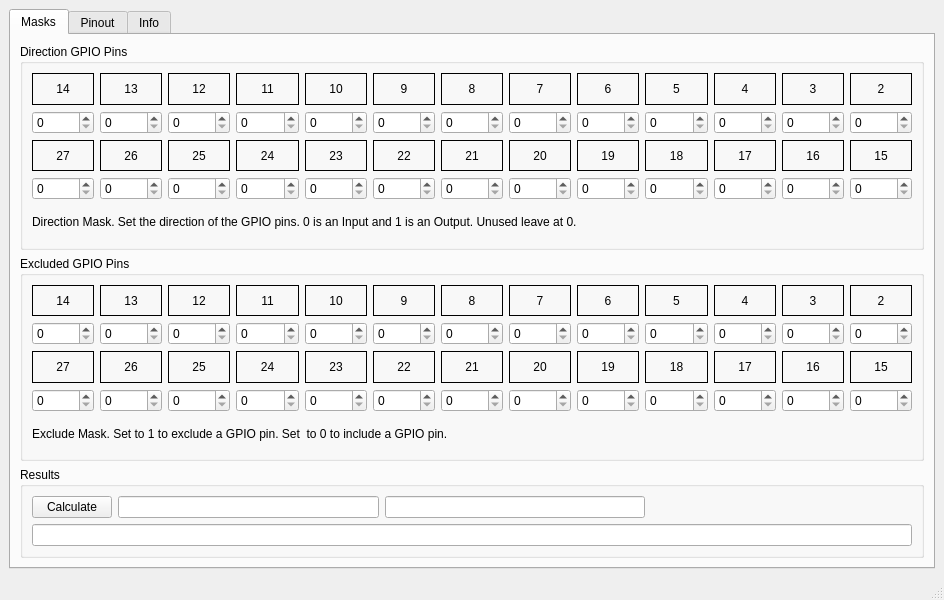
<?xml version="1.0" encoding="UTF-8"?>
<ui version="4.0">
 <class>MainWindow</class>
 <widget class="QMainWindow" name="MainWindow">
  <property name="geometry">
   <rect>
    <x>0</x>
    <y>0</y>
    <width>944</width>
    <height>600</height>
   </rect>
  </property>
  <property name="windowTitle">
   <string>MainWindow</string>
  </property>
  <widget class="QWidget" name="centralwidget">
   <layout class="QGridLayout" name="gridLayout">
    <item row="0" column="0">
     <widget class="QTabWidget" name="tabWidget">
      <property name="currentIndex">
       <number>0</number>
      </property>
      <widget class="QWidget" name="tab">
       <attribute name="title">
        <string>Masks</string>
       </attribute>
       <layout class="QGridLayout" name="gridLayout_6">
        <item row="1" column="0">
         <widget class="QGroupBox" name="groupBox_2">
          <property name="title">
           <string>Excluded GPIO Pins</string>
          </property>
          <layout class="QGridLayout" name="gridLayout_3">
           <item row="2" column="8">
            <widget class="QLabel" name="label_44">
             <property name="frameShape">
              <enum>QFrame::Box</enum>
             </property>
             <property name="text">
              <string>19</string>
             </property>
             <property name="alignment">
              <set>Qt::AlignCenter</set>
             </property>
            </widget>
           </item>
           <item row="2" column="2">
            <widget class="QLabel" name="label_39">
             <property name="frameShape">
              <enum>QFrame::Box</enum>
             </property>
             <property name="text">
              <string>25</string>
             </property>
             <property name="alignment">
              <set>Qt::AlignCenter</set>
             </property>
            </widget>
           </item>
           <item row="2" column="10">
            <widget class="QLabel" name="label_52">
             <property name="frameShape">
              <enum>QFrame::Box</enum>
             </property>
             <property name="text">
              <string>17</string>
             </property>
             <property name="alignment">
              <set>Qt::AlignCenter</set>
             </property>
            </widget>
           </item>
           <item row="0" column="4">
            <widget class="QLabel" name="label_35">
             <property name="frameShape">
              <enum>QFrame::Box</enum>
             </property>
             <property name="text">
              <string>10</string>
             </property>
             <property name="alignment">
              <set>Qt::AlignCenter</set>
             </property>
            </widget>
           </item>
           <item row="1" column="12">
            <widget class="QSpinBox" name="excludeSP_0">
             <property name="maximum">
              <number>1</number>
             </property>
            </widget>
           </item>
           <item row="0" column="12">
            <widget class="QLabel" name="label_31">
             <property name="frameShape">
              <enum>QFrame::Box</enum>
             </property>
             <property name="text">
              <string>2</string>
             </property>
             <property name="alignment">
              <set>Qt::AlignCenter</set>
             </property>
            </widget>
           </item>
           <item row="0" column="8">
            <widget class="QLabel" name="label_32">
             <property name="frameShape">
              <enum>QFrame::Box</enum>
             </property>
             <property name="text">
              <string>6</string>
             </property>
             <property name="alignment">
              <set>Qt::AlignCenter</set>
             </property>
            </widget>
           </item>
           <item row="2" column="5">
            <widget class="QLabel" name="label_41">
             <property name="frameShape">
              <enum>QFrame::Box</enum>
             </property>
             <property name="text">
              <string>22</string>
             </property>
             <property name="alignment">
              <set>Qt::AlignCenter</set>
             </property>
            </widget>
           </item>
           <item row="1" column="8">
            <widget class="QSpinBox" name="excludeSP_4">
             <property name="maximum">
              <number>1</number>
             </property>
            </widget>
           </item>
           <item row="2" column="4">
            <widget class="QLabel" name="label_45">
             <property name="frameShape">
              <enum>QFrame::Box</enum>
             </property>
             <property name="text">
              <string>23</string>
             </property>
             <property name="alignment">
              <set>Qt::AlignCenter</set>
             </property>
            </widget>
           </item>
           <item row="0" column="9">
            <widget class="QLabel" name="label_33">
             <property name="frameShape">
              <enum>QFrame::Box</enum>
             </property>
             <property name="text">
              <string>5</string>
             </property>
             <property name="alignment">
              <set>Qt::AlignCenter</set>
             </property>
            </widget>
           </item>
           <item row="1" column="10">
            <widget class="QSpinBox" name="excludeSP_2">
             <property name="maximum">
              <number>1</number>
             </property>
            </widget>
           </item>
           <item row="1" column="6">
            <widget class="QSpinBox" name="excludeSP_6">
             <property name="maximum">
              <number>1</number>
             </property>
            </widget>
           </item>
           <item row="2" column="12">
            <widget class="QLabel" name="label_50">
             <property name="frameShape">
              <enum>QFrame::Box</enum>
             </property>
             <property name="text">
              <string>15</string>
             </property>
             <property name="alignment">
              <set>Qt::AlignCenter</set>
             </property>
            </widget>
           </item>
           <item row="2" column="7">
            <widget class="QLabel" name="label_46">
             <property name="frameShape">
              <enum>QFrame::Box</enum>
             </property>
             <property name="text">
              <string>20</string>
             </property>
             <property name="alignment">
              <set>Qt::AlignCenter</set>
             </property>
            </widget>
           </item>
           <item row="2" column="11">
            <widget class="QLabel" name="label_51">
             <property name="frameShape">
              <enum>QFrame::Box</enum>
             </property>
             <property name="text">
              <string>16</string>
             </property>
             <property name="alignment">
              <set>Qt::AlignCenter</set>
             </property>
            </widget>
           </item>
           <item row="1" column="9">
            <widget class="QSpinBox" name="excludeSP_3">
             <property name="maximum">
              <number>1</number>
             </property>
            </widget>
           </item>
           <item row="0" column="5">
            <widget class="QLabel" name="label_29">
             <property name="frameShape">
              <enum>QFrame::Box</enum>
             </property>
             <property name="text">
              <string>9</string>
             </property>
             <property name="alignment">
              <set>Qt::AlignCenter</set>
             </property>
            </widget>
           </item>
           <item row="0" column="6">
            <widget class="QLabel" name="label_34">
             <property name="frameShape">
              <enum>QFrame::Box</enum>
             </property>
             <property name="text">
              <string>8</string>
             </property>
             <property name="alignment">
              <set>Qt::AlignCenter</set>
             </property>
            </widget>
           </item>
           <item row="2" column="9">
            <widget class="QLabel" name="label_43">
             <property name="frameShape">
              <enum>QFrame::Box</enum>
             </property>
             <property name="text">
              <string>18</string>
             </property>
             <property name="alignment">
              <set>Qt::AlignCenter</set>
             </property>
            </widget>
           </item>
           <item row="0" column="3">
            <widget class="QLabel" name="label_36">
             <property name="frameShape">
              <enum>QFrame::Box</enum>
             </property>
             <property name="text">
              <string>11</string>
             </property>
             <property name="alignment">
              <set>Qt::AlignCenter</set>
             </property>
            </widget>
           </item>
           <item row="2" column="0">
            <widget class="QLabel" name="label_38">
             <property name="frameShape">
              <enum>QFrame::Box</enum>
             </property>
             <property name="text">
              <string>27</string>
             </property>
             <property name="alignment">
              <set>Qt::AlignCenter</set>
             </property>
            </widget>
           </item>
           <item row="0" column="7">
            <widget class="QLabel" name="label_30">
             <property name="frameShape">
              <enum>QFrame::Box</enum>
             </property>
             <property name="text">
              <string>7</string>
             </property>
             <property name="alignment">
              <set>Qt::AlignCenter</set>
             </property>
            </widget>
           </item>
           <item row="1" column="7">
            <widget class="QSpinBox" name="excludeSP_5">
             <property name="maximum">
              <number>1</number>
             </property>
            </widget>
           </item>
           <item row="1" column="5">
            <widget class="QSpinBox" name="excludeSP_7">
             <property name="maximum">
              <number>1</number>
             </property>
            </widget>
           </item>
           <item row="0" column="10">
            <widget class="QLabel" name="label_27">
             <property name="frameShape">
              <enum>QFrame::Box</enum>
             </property>
             <property name="text">
              <string>4</string>
             </property>
             <property name="alignment">
              <set>Qt::AlignCenter</set>
             </property>
            </widget>
           </item>
           <item row="2" column="6">
            <widget class="QLabel" name="label_53">
             <property name="frameShape">
              <enum>QFrame::Box</enum>
             </property>
             <property name="text">
              <string>21</string>
             </property>
             <property name="alignment">
              <set>Qt::AlignCenter</set>
             </property>
            </widget>
           </item>
           <item row="2" column="3">
            <widget class="QLabel" name="label_42">
             <property name="frameShape">
              <enum>QFrame::Box</enum>
             </property>
             <property name="text">
              <string>24</string>
             </property>
             <property name="alignment">
              <set>Qt::AlignCenter</set>
             </property>
            </widget>
           </item>
           <item row="0" column="11">
            <widget class="QLabel" name="label_28">
             <property name="frameShape">
              <enum>QFrame::Box</enum>
             </property>
             <property name="text">
              <string>3</string>
             </property>
             <property name="alignment">
              <set>Qt::AlignCenter</set>
             </property>
            </widget>
           </item>
           <item row="2" column="1">
            <widget class="QLabel" name="label_40">
             <property name="frameShape">
              <enum>QFrame::Box</enum>
             </property>
             <property name="text">
              <string>26</string>
             </property>
             <property name="alignment">
              <set>Qt::AlignCenter</set>
             </property>
            </widget>
           </item>
           <item row="0" column="2">
            <widget class="QLabel" name="label_26">
             <property name="frameShape">
              <enum>QFrame::Box</enum>
             </property>
             <property name="text">
              <string>12</string>
             </property>
             <property name="alignment">
              <set>Qt::AlignCenter</set>
             </property>
            </widget>
           </item>
           <item row="1" column="4">
            <widget class="QSpinBox" name="excludeSP_8">
             <property name="maximum">
              <number>1</number>
             </property>
            </widget>
           </item>
           <item row="1" column="11">
            <widget class="QSpinBox" name="excludeSP_1">
             <property name="maximum">
              <number>1</number>
             </property>
            </widget>
           </item>
           <item row="0" column="0">
            <widget class="QLabel" name="label_15">
             <property name="frameShape">
              <enum>QFrame::Box</enum>
             </property>
             <property name="text">
              <string>14</string>
             </property>
             <property name="alignment">
              <set>Qt::AlignCenter</set>
             </property>
            </widget>
           </item>
           <item row="0" column="1">
            <widget class="QLabel" name="label_37">
             <property name="frameShape">
              <enum>QFrame::Box</enum>
             </property>
             <property name="text">
              <string>13</string>
             </property>
             <property name="alignment">
              <set>Qt::AlignCenter</set>
             </property>
            </widget>
           </item>
           <item row="1" column="3">
            <widget class="QSpinBox" name="excludeSP_9">
             <property name="maximum">
              <number>1</number>
             </property>
            </widget>
           </item>
           <item row="1" column="2">
            <widget class="QSpinBox" name="excludeSP_10">
             <property name="maximum">
              <number>1</number>
             </property>
            </widget>
           </item>
           <item row="1" column="1">
            <widget class="QSpinBox" name="excludeSP_11">
             <property name="maximum">
              <number>1</number>
             </property>
            </widget>
           </item>
           <item row="1" column="0">
            <widget class="QSpinBox" name="excludeSP_12">
             <property name="maximum">
              <number>1</number>
             </property>
            </widget>
           </item>
           <item row="3" column="4">
            <widget class="QSpinBox" name="excludeSP_21">
             <property name="maximum">
              <number>1</number>
             </property>
            </widget>
           </item>
           <item row="3" column="12">
            <widget class="QSpinBox" name="excludeSP_13">
             <property name="maximum">
              <number>1</number>
             </property>
            </widget>
           </item>
           <item row="3" column="11">
            <widget class="QSpinBox" name="excludeSP_14">
             <property name="maximum">
              <number>1</number>
             </property>
            </widget>
           </item>
           <item row="3" column="7">
            <widget class="QSpinBox" name="excludeSP_18">
             <property name="maximum">
              <number>1</number>
             </property>
            </widget>
           </item>
           <item row="3" column="3">
            <widget class="QSpinBox" name="excludeSP_22">
             <property name="maximum">
              <number>1</number>
             </property>
            </widget>
           </item>
           <item row="3" column="2">
            <widget class="QSpinBox" name="excludeSP_23">
             <property name="maximum">
              <number>1</number>
             </property>
            </widget>
           </item>
           <item row="3" column="1">
            <widget class="QSpinBox" name="excludeSP_24">
             <property name="maximum">
              <number>1</number>
             </property>
            </widget>
           </item>
           <item row="3" column="0">
            <widget class="QSpinBox" name="excludeSP_25">
             <property name="maximum">
              <number>1</number>
             </property>
            </widget>
           </item>
           <item row="3" column="10">
            <widget class="QSpinBox" name="excludeSP_15">
             <property name="maximum">
              <number>1</number>
             </property>
            </widget>
           </item>
           <item row="3" column="9">
            <widget class="QSpinBox" name="excludeSP_16">
             <property name="maximum">
              <number>1</number>
             </property>
            </widget>
           </item>
           <item row="3" column="8">
            <widget class="QSpinBox" name="excludeSP_17">
             <property name="maximum">
              <number>1</number>
             </property>
            </widget>
           </item>
           <item row="3" column="6">
            <widget class="QSpinBox" name="excludeSP_19">
             <property name="maximum">
              <number>1</number>
             </property>
            </widget>
           </item>
           <item row="3" column="5">
            <widget class="QSpinBox" name="excludeSP_20">
             <property name="maximum">
              <number>1</number>
             </property>
            </widget>
           </item>
           <item row="4" column="0" colspan="13">
            <widget class="QLabel" name="label_54">
             <property name="text">
              <string>Exclude Mask. Set to 1 to exclude a GPIO pin. Set  to 0 to include a GPIO pin.</string>
             </property>
            </widget>
           </item>
          </layout>
         </widget>
        </item>
        <item row="0" column="0">
         <widget class="QGroupBox" name="groupBox">
          <property name="title">
           <string>Direction GPIO Pins</string>
          </property>
          <layout class="QGridLayout" name="gridLayout_2">
           <item row="0" column="10">
            <widget class="QLabel" name="label_3">
             <property name="frameShape">
              <enum>QFrame::Box</enum>
             </property>
             <property name="text">
              <string>4</string>
             </property>
             <property name="alignment">
              <set>Qt::AlignCenter</set>
             </property>
            </widget>
           </item>
           <item row="0" column="9">
            <widget class="QLabel" name="label_4">
             <property name="frameShape">
              <enum>QFrame::Box</enum>
             </property>
             <property name="text">
              <string>5</string>
             </property>
             <property name="alignment">
              <set>Qt::AlignCenter</set>
             </property>
            </widget>
           </item>
           <item row="0" column="12">
            <widget class="QLabel" name="label">
             <property name="frameShape">
              <enum>QFrame::Box</enum>
             </property>
             <property name="text">
              <string>2</string>
             </property>
             <property name="alignment">
              <set>Qt::AlignCenter</set>
             </property>
            </widget>
           </item>
           <item row="1" column="3">
            <widget class="QSpinBox" name="dirSP_9">
             <property name="maximum">
              <number>1</number>
             </property>
            </widget>
           </item>
           <item row="1" column="4">
            <widget class="QSpinBox" name="dirSP_8">
             <property name="maximum">
              <number>1</number>
             </property>
            </widget>
           </item>
           <item row="1" column="5">
            <widget class="QSpinBox" name="dirSP_7">
             <property name="maximum">
              <number>1</number>
             </property>
            </widget>
           </item>
           <item row="1" column="6">
            <widget class="QSpinBox" name="dirSP_6">
             <property name="maximum">
              <number>1</number>
             </property>
            </widget>
           </item>
           <item row="1" column="7">
            <widget class="QSpinBox" name="dirSP_5">
             <property name="maximum">
              <number>1</number>
             </property>
            </widget>
           </item>
           <item row="1" column="8">
            <widget class="QSpinBox" name="dirSP_4">
             <property name="maximum">
              <number>1</number>
             </property>
            </widget>
           </item>
           <item row="1" column="9">
            <widget class="QSpinBox" name="dirSP_3">
             <property name="maximum">
              <number>1</number>
             </property>
            </widget>
           </item>
           <item row="1" column="10">
            <widget class="QSpinBox" name="dirSP_2">
             <property name="maximum">
              <number>1</number>
             </property>
            </widget>
           </item>
           <item row="1" column="11">
            <widget class="QSpinBox" name="dirSP_1">
             <property name="maximum">
              <number>1</number>
             </property>
            </widget>
           </item>
           <item row="1" column="12">
            <widget class="QSpinBox" name="dirSP_0">
             <property name="maximum">
              <number>1</number>
             </property>
            </widget>
           </item>
           <item row="0" column="8">
            <widget class="QLabel" name="label_5">
             <property name="frameShape">
              <enum>QFrame::Box</enum>
             </property>
             <property name="text">
              <string>6</string>
             </property>
             <property name="alignment">
              <set>Qt::AlignCenter</set>
             </property>
            </widget>
           </item>
           <item row="0" column="7">
            <widget class="QLabel" name="label_6">
             <property name="frameShape">
              <enum>QFrame::Box</enum>
             </property>
             <property name="text">
              <string>7</string>
             </property>
             <property name="alignment">
              <set>Qt::AlignCenter</set>
             </property>
            </widget>
           </item>
           <item row="0" column="5">
            <widget class="QLabel" name="label_8">
             <property name="frameShape">
              <enum>QFrame::Box</enum>
             </property>
             <property name="text">
              <string>9</string>
             </property>
             <property name="alignment">
              <set>Qt::AlignCenter</set>
             </property>
            </widget>
           </item>
           <item row="0" column="6">
            <widget class="QLabel" name="label_7">
             <property name="frameShape">
              <enum>QFrame::Box</enum>
             </property>
             <property name="text">
              <string>8</string>
             </property>
             <property name="alignment">
              <set>Qt::AlignCenter</set>
             </property>
            </widget>
           </item>
           <item row="0" column="4">
            <widget class="QLabel" name="label_9">
             <property name="frameShape">
              <enum>QFrame::Box</enum>
             </property>
             <property name="text">
              <string>10</string>
             </property>
             <property name="alignment">
              <set>Qt::AlignCenter</set>
             </property>
            </widget>
           </item>
           <item row="0" column="11">
            <widget class="QLabel" name="label_2">
             <property name="frameShape">
              <enum>QFrame::Box</enum>
             </property>
             <property name="text">
              <string>3</string>
             </property>
             <property name="alignment">
              <set>Qt::AlignCenter</set>
             </property>
            </widget>
           </item>
           <item row="0" column="2">
            <widget class="QLabel" name="label_11">
             <property name="frameShape">
              <enum>QFrame::Box</enum>
             </property>
             <property name="text">
              <string>12</string>
             </property>
             <property name="alignment">
              <set>Qt::AlignCenter</set>
             </property>
            </widget>
           </item>
           <item row="1" column="2">
            <widget class="QSpinBox" name="dirSP_10">
             <property name="maximum">
              <number>1</number>
             </property>
            </widget>
           </item>
           <item row="1" column="1">
            <widget class="QSpinBox" name="dirSP_11">
             <property name="maximum">
              <number>1</number>
             </property>
            </widget>
           </item>
           <item row="0" column="3">
            <widget class="QLabel" name="label_10">
             <property name="frameShape">
              <enum>QFrame::Box</enum>
             </property>
             <property name="text">
              <string>11</string>
             </property>
             <property name="alignment">
              <set>Qt::AlignCenter</set>
             </property>
            </widget>
           </item>
           <item row="0" column="1">
            <widget class="QLabel" name="label_12">
             <property name="frameShape">
              <enum>QFrame::Box</enum>
             </property>
             <property name="text">
              <string>13</string>
             </property>
             <property name="alignment">
              <set>Qt::AlignCenter</set>
             </property>
            </widget>
           </item>
           <item row="0" column="0">
            <widget class="QLabel" name="label_13">
             <property name="frameShape">
              <enum>QFrame::Box</enum>
             </property>
             <property name="text">
              <string>14</string>
             </property>
             <property name="alignment">
              <set>Qt::AlignCenter</set>
             </property>
            </widget>
           </item>
           <item row="1" column="0">
            <widget class="QSpinBox" name="dirSP_12">
             <property name="maximum">
              <number>1</number>
             </property>
            </widget>
           </item>
           <item row="2" column="12">
            <widget class="QLabel" name="label_49">
             <property name="frameShape">
              <enum>QFrame::Box</enum>
             </property>
             <property name="text">
              <string>15</string>
             </property>
             <property name="alignment">
              <set>Qt::AlignCenter</set>
             </property>
            </widget>
           </item>
           <item row="2" column="11">
            <widget class="QLabel" name="label_48">
             <property name="frameShape">
              <enum>QFrame::Box</enum>
             </property>
             <property name="text">
              <string>16</string>
             </property>
             <property name="alignment">
              <set>Qt::AlignCenter</set>
             </property>
            </widget>
           </item>
           <item row="2" column="10">
            <widget class="QLabel" name="label_47">
             <property name="frameShape">
              <enum>QFrame::Box</enum>
             </property>
             <property name="text">
              <string>17</string>
             </property>
             <property name="alignment">
              <set>Qt::AlignCenter</set>
             </property>
            </widget>
           </item>
           <item row="2" column="9">
            <widget class="QLabel" name="label_23">
             <property name="frameShape">
              <enum>QFrame::Box</enum>
             </property>
             <property name="text">
              <string>18</string>
             </property>
             <property name="alignment">
              <set>Qt::AlignCenter</set>
             </property>
            </widget>
           </item>
           <item row="2" column="8">
            <widget class="QLabel" name="label_22">
             <property name="frameShape">
              <enum>QFrame::Box</enum>
             </property>
             <property name="text">
              <string>19</string>
             </property>
             <property name="alignment">
              <set>Qt::AlignCenter</set>
             </property>
            </widget>
           </item>
           <item row="2" column="7">
            <widget class="QLabel" name="label_21">
             <property name="frameShape">
              <enum>QFrame::Box</enum>
             </property>
             <property name="text">
              <string>20</string>
             </property>
             <property name="alignment">
              <set>Qt::AlignCenter</set>
             </property>
            </widget>
           </item>
           <item row="2" column="6">
            <widget class="QLabel" name="label_20">
             <property name="frameShape">
              <enum>QFrame::Box</enum>
             </property>
             <property name="text">
              <string>21</string>
             </property>
             <property name="alignment">
              <set>Qt::AlignCenter</set>
             </property>
            </widget>
           </item>
           <item row="2" column="5">
            <widget class="QLabel" name="label_19">
             <property name="frameShape">
              <enum>QFrame::Box</enum>
             </property>
             <property name="text">
              <string>22</string>
             </property>
             <property name="alignment">
              <set>Qt::AlignCenter</set>
             </property>
            </widget>
           </item>
           <item row="2" column="4">
            <widget class="QLabel" name="label_18">
             <property name="frameShape">
              <enum>QFrame::Box</enum>
             </property>
             <property name="text">
              <string>23</string>
             </property>
             <property name="alignment">
              <set>Qt::AlignCenter</set>
             </property>
            </widget>
           </item>
           <item row="2" column="3">
            <widget class="QLabel" name="label_17">
             <property name="frameShape">
              <enum>QFrame::Box</enum>
             </property>
             <property name="text">
              <string>24</string>
             </property>
             <property name="alignment">
              <set>Qt::AlignCenter</set>
             </property>
            </widget>
           </item>
           <item row="2" column="2">
            <widget class="QLabel" name="label_16">
             <property name="frameShape">
              <enum>QFrame::Box</enum>
             </property>
             <property name="text">
              <string>25</string>
             </property>
             <property name="alignment">
              <set>Qt::AlignCenter</set>
             </property>
            </widget>
           </item>
           <item row="3" column="12">
            <widget class="QSpinBox" name="dirSP_13">
             <property name="maximum">
              <number>1</number>
             </property>
            </widget>
           </item>
           <item row="3" column="11">
            <widget class="QSpinBox" name="dirSP_14">
             <property name="maximum">
              <number>1</number>
             </property>
            </widget>
           </item>
           <item row="3" column="10">
            <widget class="QSpinBox" name="dirSP_15">
             <property name="maximum">
              <number>1</number>
             </property>
            </widget>
           </item>
           <item row="3" column="9">
            <widget class="QSpinBox" name="dirSP_16">
             <property name="maximum">
              <number>1</number>
             </property>
            </widget>
           </item>
           <item row="3" column="8">
            <widget class="QSpinBox" name="dirSP_17">
             <property name="maximum">
              <number>1</number>
             </property>
            </widget>
           </item>
           <item row="3" column="7">
            <widget class="QSpinBox" name="dirSP_18">
             <property name="maximum">
              <number>1</number>
             </property>
            </widget>
           </item>
           <item row="3" column="6">
            <widget class="QSpinBox" name="dirSP_19">
             <property name="maximum">
              <number>1</number>
             </property>
            </widget>
           </item>
           <item row="3" column="5">
            <widget class="QSpinBox" name="dirSP_20">
             <property name="maximum">
              <number>1</number>
             </property>
            </widget>
           </item>
           <item row="3" column="4">
            <widget class="QSpinBox" name="dirSP_21">
             <property name="maximum">
              <number>1</number>
             </property>
            </widget>
           </item>
           <item row="3" column="3">
            <widget class="QSpinBox" name="dirSP_22">
             <property name="maximum">
              <number>1</number>
             </property>
            </widget>
           </item>
           <item row="3" column="2">
            <widget class="QSpinBox" name="dirSP_23">
             <property name="maximum">
              <number>1</number>
             </property>
            </widget>
           </item>
           <item row="2" column="1">
            <widget class="QLabel" name="label_24">
             <property name="frameShape">
              <enum>QFrame::Box</enum>
             </property>
             <property name="text">
              <string>26</string>
             </property>
             <property name="alignment">
              <set>Qt::AlignCenter</set>
             </property>
            </widget>
           </item>
           <item row="2" column="0">
            <widget class="QLabel" name="label_25">
             <property name="frameShape">
              <enum>QFrame::Box</enum>
             </property>
             <property name="text">
              <string>27</string>
             </property>
             <property name="alignment">
              <set>Qt::AlignCenter</set>
             </property>
            </widget>
           </item>
           <item row="3" column="1">
            <widget class="QSpinBox" name="dirSP_24">
             <property name="maximum">
              <number>1</number>
             </property>
            </widget>
           </item>
           <item row="3" column="0">
            <widget class="QSpinBox" name="dirSP_25">
             <property name="maximum">
              <number>1</number>
             </property>
            </widget>
           </item>
           <item row="4" column="0" colspan="13">
            <widget class="QLabel" name="label_14">
             <property name="text">
              <string>Direction Mask. Set the direction of the GPIO pins. 0 is an Input and 1 is an Output. Unused leave at 0.</string>
             </property>
            </widget>
           </item>
          </layout>
         </widget>
        </item>
        <item row="2" column="0">
         <widget class="QGroupBox" name="groupBox_3">
          <property name="sizePolicy">
           <sizepolicy hsizetype="Preferred" vsizetype="Fixed">
            <horstretch>0</horstretch>
            <verstretch>0</verstretch>
           </sizepolicy>
          </property>
          <property name="title">
           <string>Results</string>
          </property>
          <layout class="QGridLayout" name="gridLayout_4">
           <item row="0" column="0">
            <widget class="QPushButton" name="calculatePB">
             <property name="text">
              <string>Calculate</string>
             </property>
            </widget>
           </item>
           <item row="0" column="1">
            <widget class="QLineEdit" name="directionLE"/>
           </item>
           <item row="0" column="2">
            <widget class="QLineEdit" name="excludeLE"/>
           </item>
           <item row="0" column="3">
            <spacer name="horizontalSpacer">
             <property name="orientation">
              <enum>Qt::Horizontal</enum>
             </property>
             <property name="sizeHint" stdset="0">
              <size>
               <width>40</width>
               <height>20</height>
              </size>
             </property>
            </spacer>
           </item>
           <item row="1" column="0" colspan="4">
            <widget class="QLineEdit" name="loadrtLE"/>
           </item>
          </layout>
         </widget>
        </item>
       </layout>
      </widget>
      <widget class="QWidget" name="tab_2">
       <attribute name="title">
        <string>Pinout</string>
       </attribute>
       <layout class="QGridLayout" name="gridLayout_5">
        <item row="0" column="0">
         <widget class="QLabel" name="pinoutLBL">
          <property name="frameShape">
           <enum>QFrame::Box</enum>
          </property>
          <property name="text">
           <string/>
          </property>
         </widget>
        </item>
       </layout>
      </widget>
      <widget class="QWidget" name="tab_3">
       <attribute name="title">
        <string>Info</string>
       </attribute>
       <layout class="QGridLayout" name="gridLayout_7">
        <item row="0" column="0">
         <widget class="QLabel" name="label_55">
          <property name="frameShape">
           <enum>QFrame::Box</enum>
          </property>
          <property name="text">
           <string>Beware gpio 21 and 22 are still reversed, they control rpins 15&amp;40
and are backwards almost everywhere in rpi docs

Example add function for software stepper
addf hal_pi_gpio.read  base-thread
addf stepgen.make-pulses base-thread
addf stepgen.capture-position servo-thread
addf motion-command-handler servo-thread
addf motion-controller servo-thread
addf stepgen.update-freq servo-thread
addf hal_pi_gpio.write base-thread</string>
          </property>
          <property name="alignment">
           <set>Qt::AlignLeading|Qt::AlignLeft|Qt::AlignTop</set>
          </property>
         </widget>
        </item>
       </layout>
      </widget>
     </widget>
    </item>
   </layout>
  </widget>
  <widget class="QMenuBar" name="menubar">
   <property name="geometry">
    <rect>
     <x>0</x>
     <y>0</y>
     <width>944</width>
     <height>25</height>
    </rect>
   </property>
  </widget>
  <widget class="QStatusBar" name="statusbar"/>
 </widget>
 <resources/>
 <connections/>
</ui>
